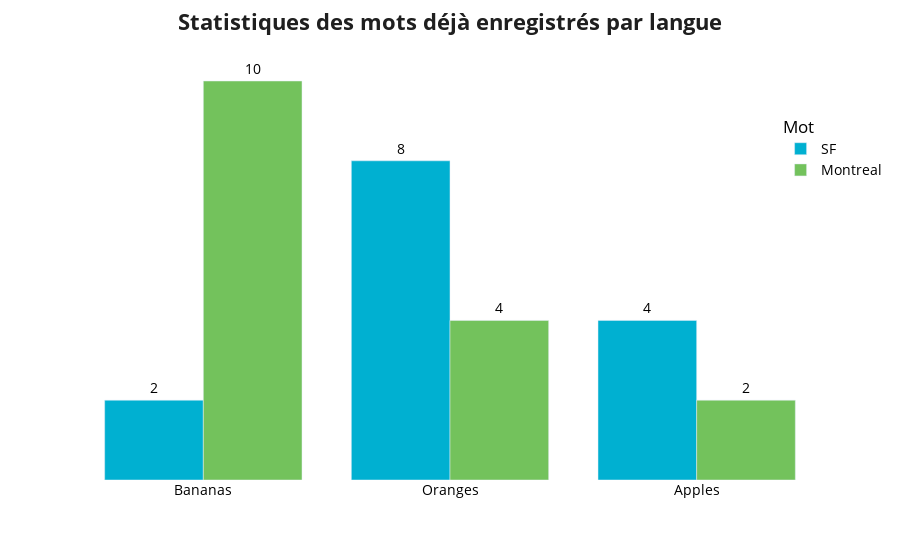

The code cell stored with this chart in its notebook:
### Code cell
fig = px.bar(df, x='Langue', y='Nombre de mot',color='Mot',
             barmode='group',text= "Nombre de mot",color_discrete_sequence=[
                 "#00b0d1", "#73c25c"],
labels={ # replaces default labels by column name
                "host game": "Location of medal acquisition",
            })
fig.update_layout(legend=dict(
    yanchor="bottom",
    y=0.7,
    xanchor="right",
    x=1.09
))
fig.update_layout(template=custom_template,)
fig.update_yaxes(title_text='')
fig.update_layout( title=format_title('Statistiques des mots déjà enregistrés par langue', 
                                      "")
)
fig.update_xaxes(title_text='')
fig.update_traces(textposition='outside')

fig.update_layout(yaxis_visible=False)
fig.update_layout(xaxis={'categoryorder':'max descending'})
fig.show()

### Figure 1 — Plotly figure (JSON) as saved in the notebook; plotly's stock layout.template omitted (floating-point values rounded to 4 significant figures)
{"data": [{"alignmentgroup": "True", "hovertemplate": "Mot=SF<br>Langue=%{x}<br>Nombre de mot=%{text}<extra></extra>", "legendgroup": "SF", "marker": {"color": "#00b0d1", "pattern": {"shape": ""}}, "name": "SF", "offsetgroup": "SF", "orientation": "v", "showlegend": true, "text": [4, 8, 2], "textposition": "outside", "type": "bar", "x": ["Apples", "Oranges", "Bananas"], "xaxis": "x", "y": [4, 8, 2], "yaxis": "y"}, {"alignmentgroup": "True", "hovertemplate": "Mot=Montreal<br>Langue=%{x}<br>Nombre de mot=%{text}<extra></extra>", "legendgroup": "Montreal", "marker": {"color": "#73c25c", "pattern": {"shape": ""}}, "name": "Montreal", "offsetgroup": "Montreal", "orientation": "v", "showlegend": true, "text": [2, 4, 10], "textposition": "outside", "type": "bar", "x": ["Apples", "Oranges", "Bananas"], "xaxis": "x", "y": [2, 4, 10], "yaxis": "y"}], "layout": {"barmode": "group", "legend": {"title": {"text": "Mot"}, "tracegroupgap": 0, "x": 1.09, "xanchor": "right", "y": 0.7, "yanchor": "bottom"}, "margin": {"t": 60}, "title": {"text": "<b>Statistiques des mots déjà enregistrés par langue</b>"}, "xaxis": {"anchor": "y", "categoryorder": "max descending", "domain": [0, 1], "title": {"text": ""}}, "yaxis": {"anchor": "x", "domain": [0, 1], "title": {"text": ""}, "visible": false}}}
